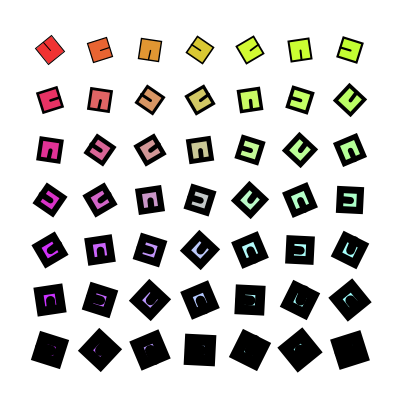
Frame 1 (no input)
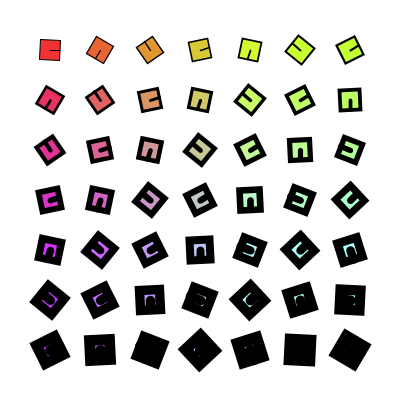
Frame 60 (the mouse pressed at the canvas centre just before this capture)
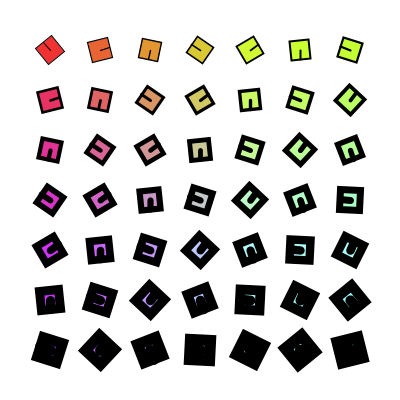
Frame 120 (the mouse held since frame 60 and released just before this capture)

The Processing sketch that drew these frames (run headless with seeded random() and noise(); from frame 60 on, the mouse is pressed at the canvas centre):

// Processing sketch: processing_61713
// ── processing_61713.pde

int raster = 50;
int counter;

void setup() {
  size(400, 400);
  smooth();
}

void draw() {
  background(255);
  float strokeWeightX = 0.5;
  float strokeWeightY = 0.5;
  for (int i = raster; i < height; i = i + raster) {
    for (int j = raster; j < width; j = j + raster) {
      pushMatrix();
      translate(j, i);
      pushMatrix();
      strokeWeight((strokeWeightX)+(strokeWeightY));
      fill(255-(i*0.15+j*0.15), j, i);
      rotate((j+i+counter)*0.04);
      rect(-10, -10, 20, 20);
      line(0, 0, 10, 0);
      popMatrix();
      popMatrix();
      strokeWeightX = strokeWeightX + 0.2;
    }
    strokeWeightY = strokeWeightY + 0.2;
  }
  if (mousePressed) {
    counter--;
  }
  else {
    counter++;
  }
}
